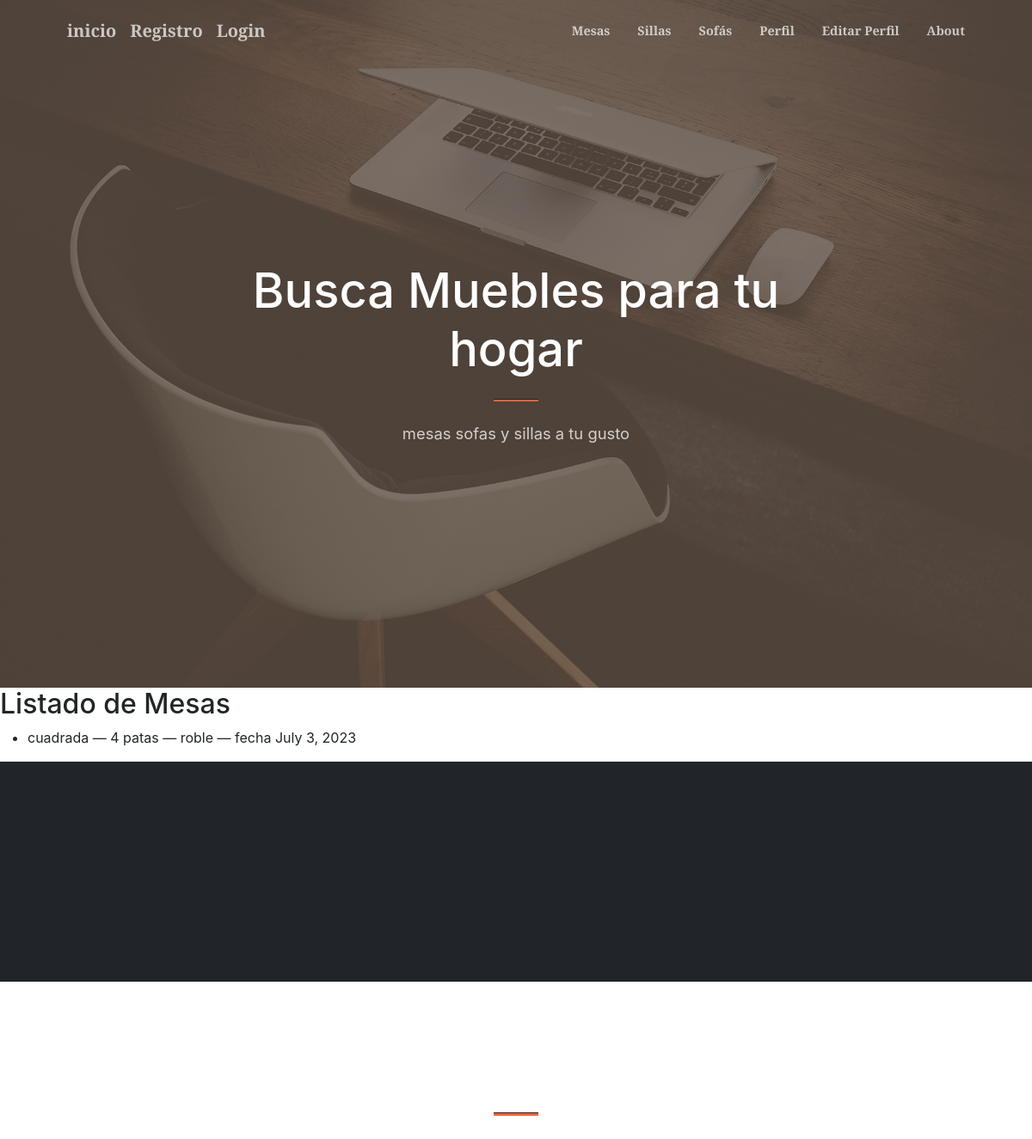
/mesas/, run on an earlier commit of the app's database.
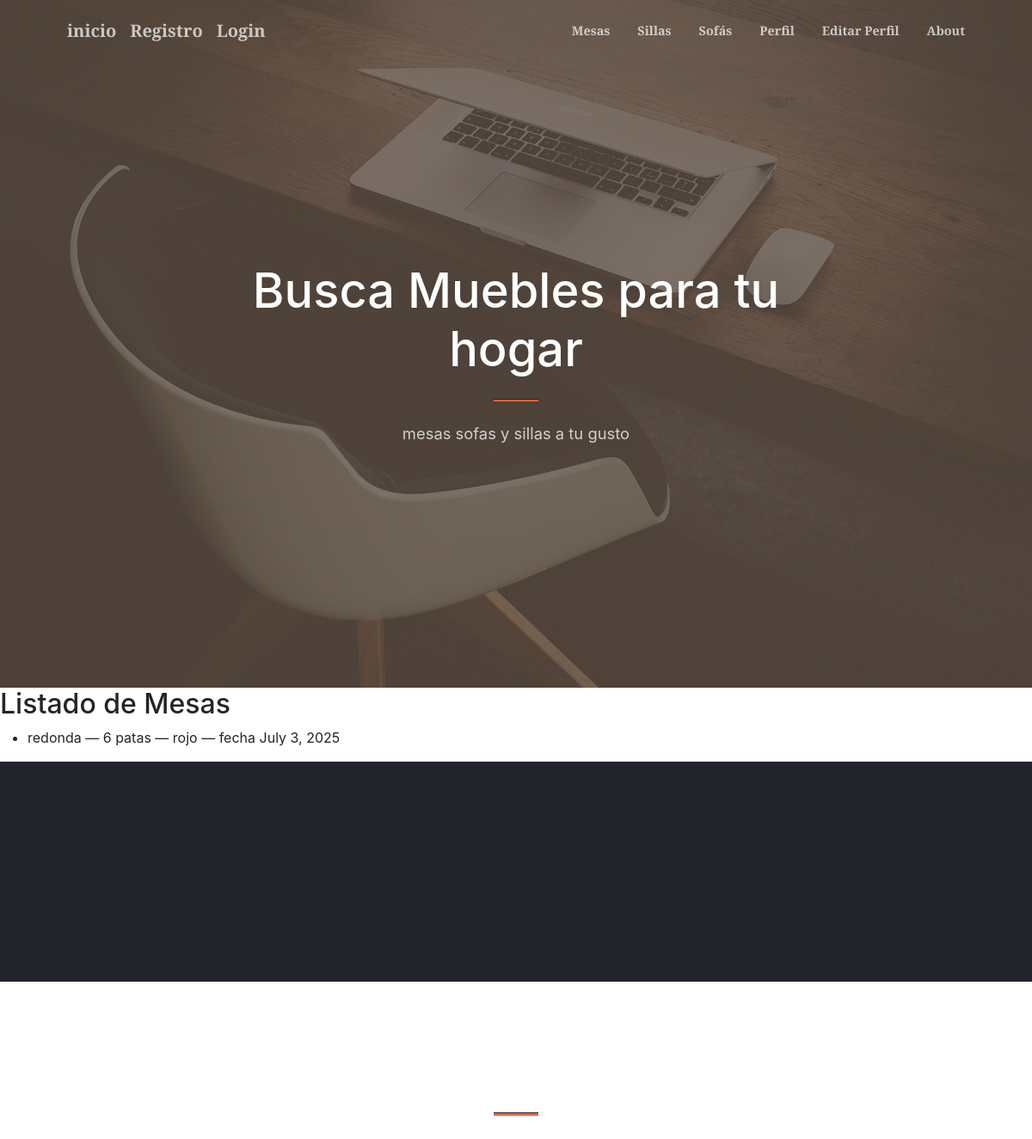
And on a later commit of the database.
### mi_primer_app/models.py (models this page shows)
class Mesa(models.Model):
    forma             = models.CharField(max_length=50)
    cantidad_patas    = models.IntegerField()
    color             = models.CharField(max_length=50)
    fecha             = models.DateField()

### mi_primer_app/views.py (the view)
# urls.py: path('mesas/', MesaListView.as_view(), name='mesa-lista'),
class MesaListView(ListView):
    model = Mesa
    template_name = 'mi_primer_app/mesa_lista.html'
    context_object_name = 'mesas'

### mi_primer_app/templates/mi_primer_app/mesa_lista.html (shortened to what this page needs)
{% extends "padre.html" %}
{% block content %}
  <section id="mesa-lista" style="scroll-behavior: smooth; scroll-margin-top: 70px;">
    <h2>Listado de Mesas</h2>
    <ul>
      {% for mesa in mesas %}
        <li>
          {{ mesa.forma }} — {{ mesa.cantidad_patas }} patas — {{ mesa.color }} — fecha {{ mesa.fecha }}
        </li>
      {% empty %}
        <li>No hay mesas.</li>
      {% endfor %}
    </ul>
  </section>
{% endblock %}

### templates/padre.html (shortened to what this page needs)
{% load static %}
<!DOCTYPE html>
<html lang="en">
    <head>
        <link href="https://cdn.jsdelivr.net/npm/bootstrap-icons@1.5.0/font/bootstrap-icons.css" rel="stylesheet" />
        <link href="https://cdnjs.cloudflare.com/ajax/libs/SimpleLightbox/2.1.0/simpleLightbox.min.css" rel="stylesheet" />
        <link href="{% static 'css/styles.css' %}" rel="stylesheet" />
    </head>
    <body id="page-top">
        <nav class="navbar navbar-expand-lg navbar-light fixed-top py-3" id="mainNav">
            <div class="container px-4 px-lg-5">
                <a class="navbar-brand" href="{% url 'portada' %}">inicio</a>
                {% if user.is_authenticated %}
                     <li class="nav-item">
                        <form action="{% url "logout" %}" method="POST">
                             {% csrf_token %}
                            <button type="submit" class="btn btn-primary">Logout</button>
                        </form>
                    </li>
                 {% else %}
                <a class="navbar-brand" href="{% url 'register' %}">Registro</a>
                <a class="navbar-brand" href="{% url 'login' %}">Login</a>
                {% endif %}
                <div class="collapse navbar-collapse" id="navbarResponsive">
                    <ul class="navbar-nav ms-auto my-2 my-lg-0">
                        <li class="nav-item">
                            <a class="nav-link" href="{% url 'mesa-lista' %}#mesa-lista">Mesas</a>
                        </li>
                        <li class="nav-item">
                            <a class="nav-link" href="{% url 'silla-lista' %}#silla-lista">Sillas</a>
                        </li>
                        <li class="nav-item">
                            <a class="nav-link" href="{% url 'sofa-lista' %}#sofa-lista">Sofás</a>
                        </li>
                        <li class="nav-item">
                            <a class="nav-link" href="{% url 'profile' %}#profile">Perfil</a>
                        </li>
                        <li class="nav-item">
                            <a class="nav-link" href="{% url 'edit_profile' %}#edit_profile">Editar Perfil</a>
                        </li>
                        <li class="nav-item">
                            <a class="nav-link" href="{% url 'about' %}#about">About</a>
                        </li>
                    </ul>
                </div>
            </div>
        </nav>
        <header class="masthead">
            <div class="container px-4 px-lg-5 h-100">
                <div class="row gx-4 gx-lg-5 h-100 align-items-center justify-content-center text-center">
                    <div class="col-lg-8 align-self-end">
                        <h1 class="text-white font-weight-bold">Busca Muebles para tu hogar </h1>
                        <hr class="divider" />
                    </div>
                    <div class="col-lg-8 align-self-baseline">
                        <p class="text-white-75 mb-5">mesas sofas y sillas a tu gusto</p>
                    </div>
                </div>
            </div>
        </header>
        {% block content %}
        {% endblock %}
        <section class="page-section bg-dark text-white">
        </section>
        <section class="page-section" id="contact">
            <div class="container px-4 px-lg-5">
                <div class="row gx-4 gx-lg-5 justify-content-center">
                    <div class="col-lg-8 col-xl-6 text-center">
                        <hr class="divider" />
                    </div>
                </div>
    </body>
</html>

What changed in the data, as far as the page shows it:
removed Mesa: forma "cuadrada", cantidad_patas "4", color "roble", fecha "July 3, 2023"
added Mesa: forma "redonda", cantidad_patas "6", color "rojo", fecha "July 3, 2025"
